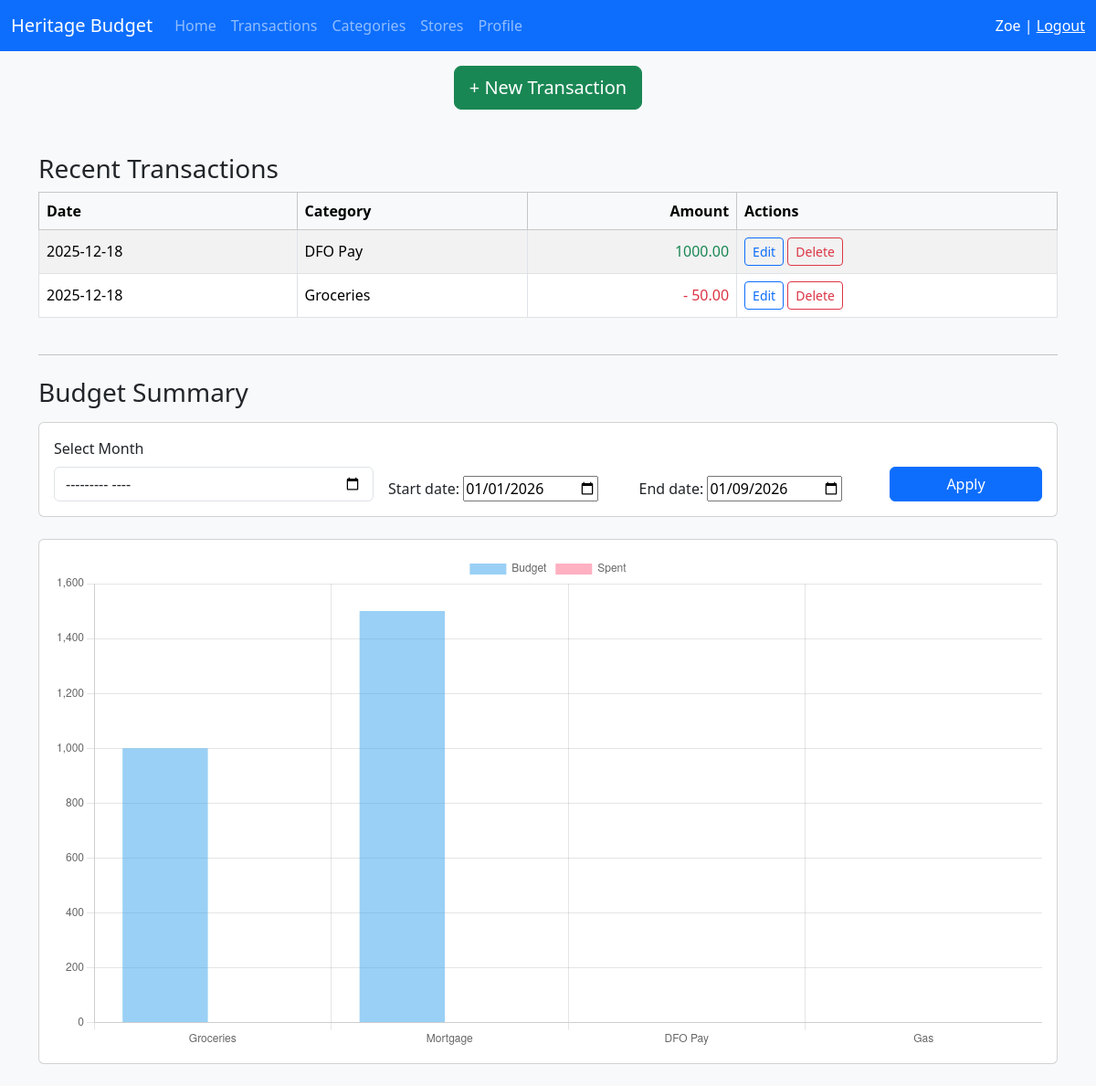
Page / (signed in) on the earlier database version.
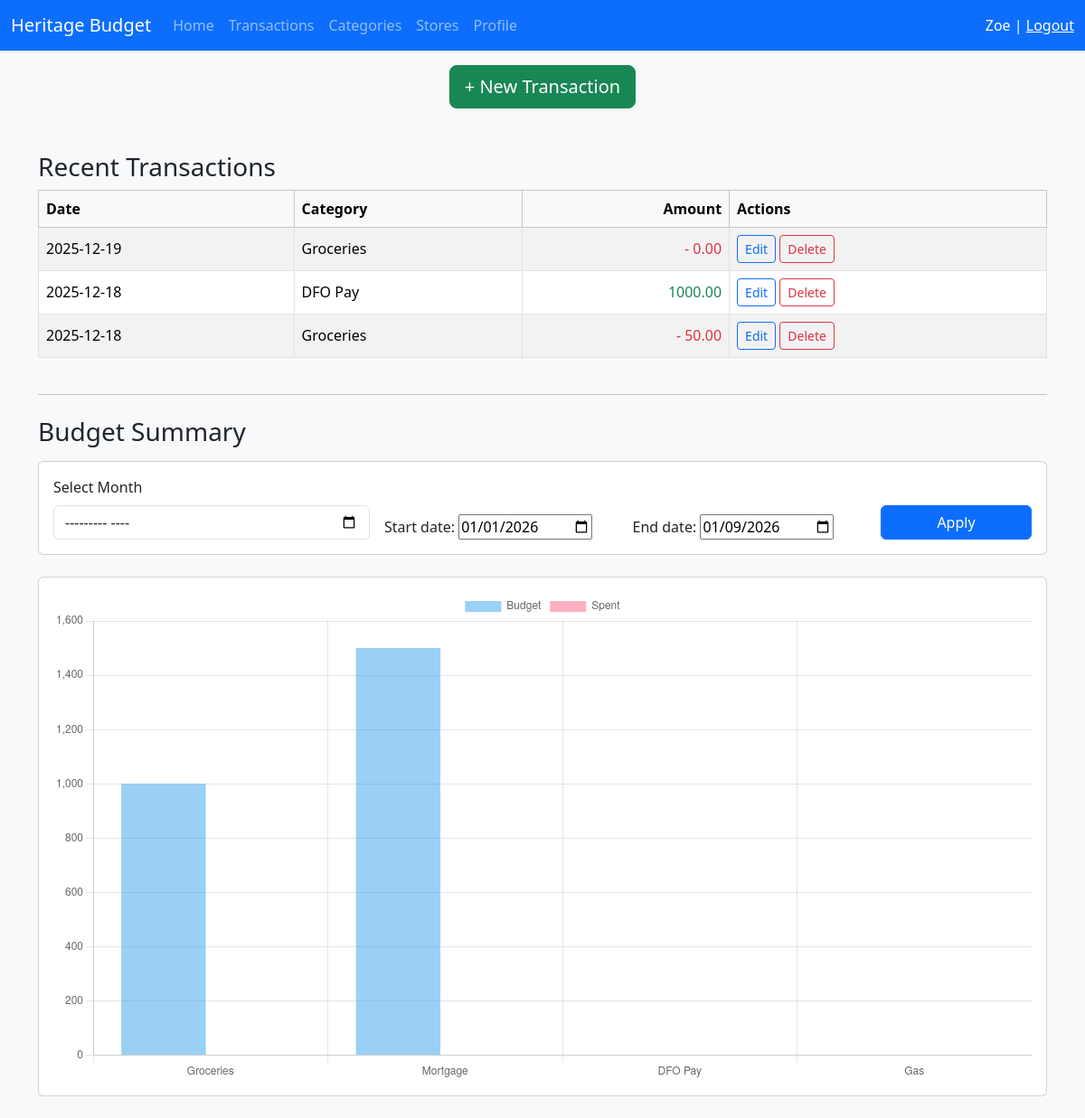
Same page on the later database version.
### budget/models.py (models this page shows, shortened)
class Transaction(models.Model):
    amount = models.DecimalField(max_digits=10, decimal_places=2, default=0)
    category = models.ForeignKey(Category, on_delete=models.CASCADE, related_name="transactions")
    date = models.DateTimeField(default=timezone.now)
    store = models.ForeignKey(Store, on_delete=models.SET_NULL, null=True, blank=True, related_name="transactions")
    member = models.ForeignKey(FamilyMember, on_delete=models.PROTECT, related_name="transactions")
    description = models.CharField(max_length=500, null=True, blank=True,)
    created_at = models.DateTimeField(auto_now_add=True)
    updated_at = models.DateTimeField(auto_now=True)
    deleted_at = models.DateTimeField(null=True, blank=True)
    class Meta:
        indexes = [
            models.Index(fields=['date']),
            models.Index(fields=['category', 'date']),  # useful for category/month queries
            models.Index(fields=['member', 'date']),    # useful for member/month queries
        ]

class Category(models.Model):
    household = models.ForeignKey(
        Household,
        on_delete=models.CASCADE,
        related_name="categories",
    )
    name = models.CharField(max_length=100)
    fixed = models.BooleanField(default=False)
    necessity = models.BooleanField(default=False)
    income_expense = models.CharField(
        max_length=2,
        choices=[('IN', 'Income'),('EX', 'Expense')],
        default='EX'
    )
    is_active = models.BooleanField(default=True)
    created_at = models.DateTimeField(auto_now_add=True)
    updated_at = models.DateTimeField(auto_now=True)
    deleted_at = models.DateTimeField(null=True, blank=True)

### budget/views.py (the view)
# urls.py: path('', views.dashboard, name='dashboard'),
@login_required
def dashboard(request):
    member = request.user.familymember
    household = member.household
    today = timezone.now().date()
    start_date = request.GET.get('start_date', today.replace(day=1))
    end_date = request.GET.get('end_date', today)
    if isinstance(start_date, str):
        start_date = timezone.make_aware(datetime.strptime(start_date, '%Y-%m-%d'))
    if isinstance(end_date, str):
        end_date = timezone.make_aware(datetime.combine(datetime.strptime(end_date, '%Y-%m-%d').date(),datetime.max.time()))
    recent_transactions = Transaction.objects.filter(
        member__household=household
    ).order_by('-date')[:10]
    categories = Category.objects.filter(household=household, deleted_at__isnull=True)
    summary = []
    for category in categories:
        budget = Budget.get_budget_for_range(household, category, start_date, end_date)
        spent = Transaction.objects.filter(
            category=category,
            date__range=(start_date, end_date)
        ).aggregate(total=Sum('amount'))['total'] or 0
        summary.append({
            'category': category.name,
            'budget': budget if budget else 0,
            'spent': spent,
            'income_expense': category.income_expense
        })
    filter_form = DashboardFilterForm(initial={
        'start_date': start_date,
        'end_date': end_date
    })
    return render(request, 'budget/dashboard.html', {
        'recent_transactions': recent_transactions,
        'summary': summary,
        'month': f"{start_date.strftime('%B %Y')} - {end_date.strftime('%B %Y')}",
        'filter_form': filter_form
    })

### budget/views.py
class DashboardFilterForm(forms.Form):
    start_date = forms.DateField(required=False, widget=forms.DateInput(attrs={'type': 'date'}))
    end_date = forms.DateField(required=False, widget=forms.DateInput(attrs={'type': 'date'}))

### budget/models.py (called while the page is built, shortened)
    def __str__(self):
        return self.name

    @staticmethod
    def get_budget_for_month(household, category, year, month):
        month_start = date(year, month, 1)
        month_end = date(year, month, monthrange(year, month)[1])
        return Budget.objects.filter(
            household=household,
            category=category,
            start_date__lte=month_end
        ).filter(
            Q(end_date__gte=month_start) | Q(end_date__isnull=True)
        ).first()

    @staticmethod
    def get_budget_for_range(household, category, start_date, end_date):
        if start_date.year == end_date.year and start_date.month == end_date.month:
            budget = Budget.get_budget_for_month(household, category, start_date.year, start_date.month)
            return budget.monthly_amount if budget else 0

### budget/templates/budget/dashboard.html (shortened to what this page needs)
{% extends "budget/base.html" %}
{% block content %}
<h3>Recent Transactions</h3>
<div class='table-responsive'>
    <table class='table table-striped table-bordered align-middle'>
        <thead class="table-light">
            <tr>
                <th>Date</th>
                <th>Category</th>
                <th class="text-end">Amount</th>
                <th>Actions</th>
            </tr>
        </thead>
        <tbody>
            {% for t in recent_transactions %}
            <tr>
                <td>{{ t.date|date:"Y-m-d" }}</td>
                <td>{{ t.category.name }}</td>
                <td class="text-end {% if t.category.income_expense == 'EX' %}text-danger{% else %}text-success{% endif %}">
                    {% if t.category.income_expense == 'EX' %}-{% endif %}
                    {{ t.amount }}
                </td>
                <td>
                    <a href="{% url 'transaction_update' t.pk %}" class="btn btn-sm btn-outline-primary">
                        Edit
                    </a>
                    <button type="button" class="btn btn-sm btn-outline-danger" data-bs-toggle="modal" data-bs-target="#deleteTransactionModal{{ t.pk }}">
                        Delete
                    </button>
                </td>
            </tr>
            {% empty %}
            <tr>
                <td colspan="7" class="text-center">No transactions this month</td>
            </tr>
            {% endfor %}
        </tbody>
    </table>
</div>
<hr class="my-4">
<h3 class="mb-3">Budget Summary</h3>
<div class="card mb-4">
  <div class="card-body">
    <form method="get" id="chart-filter-form">
      <div class="row g-3 align-items-end">
        <div class="col-12 col-md-4">
          <label for="month-select" class="form-label">Select Month</label>
          <input type="month" id="month-select" name="month" class="form-control">
        </div>
        <div class="col-6 col-md-3">
          {{ filter_form.start_date.label_tag }}
          {{ filter_form.start_date }}
        </div>
        <div class="col-6 col-md-3">
          {{ filter_form.end_date.label_tag }}
          {{ filter_form.end_date }}
        </div>
        <div class="col-12 col-md-2 d-grid">
          <button type="submit" class="btn btn-primary">Apply</button>
        </div>
      </div>
    </form>
  </div>
</div>
<div class="card p-3">
    <canvas id="budgetChart"></canvas>
</div>
<script>
document.addEventListener('DOMContentLoaded', () => {
    const monthSelect = document.getElementById('month-select');
    const startInput = document.getElementById('id_start_date');
    const endInput = document.getElementById('id_end_date');
    const chartForm = document.getElementById('chart-filter-form');
    monthSelect.addEventListener('change', () => {
        if (!monthSelect.value) return;
        const [year, month] = monthSelect.value.split('-').map(Number);
        const firstDay = new Date(year, month - 1, 1);
        const lastDay = new Date(year, month, 0);
        startInput.value = firstDay.toISOString().split('T')[0];
        endInput.value = lastDay.toISOString().split('T')[0];
        chartForm.submit();
    });
});
</script>
<script>
const ctx = document.getElementById('budgetChart').getContext('2d');
const labels = [{% for item in summary %}'{{ item.category }}',{% endfor %}];
const budgets = [{% for item in summary %}{{ item.budget }},{% endfor %}];
const spent = [{% for item in summary %}{{ item.spent }},{% endfor %}];
new Chart(ctx, {
    type: 'bar',
    data: {
        labels: labels,
        datasets: [
            {
                label: 'Budget',
                data: budgets,
                backgroundColor: 'rgba(54, 162, 235, 0.5)'
            },
            {
                label: 'Spent',
                data: spent,
                backgroundColor: 'rgba(255, 99, 132, 0.5)'
            }
        ]
    },
    options: {
        responsive: true,
        maintainAspectRatio: false,
        scales: {
            y: { beginAtZero: true }
        }
    }
});
</script>
{% endblock %}

Differences in the rows shown:
added Transaction: date "2025-12-19", category.name "Groceries", amount "0.00"
